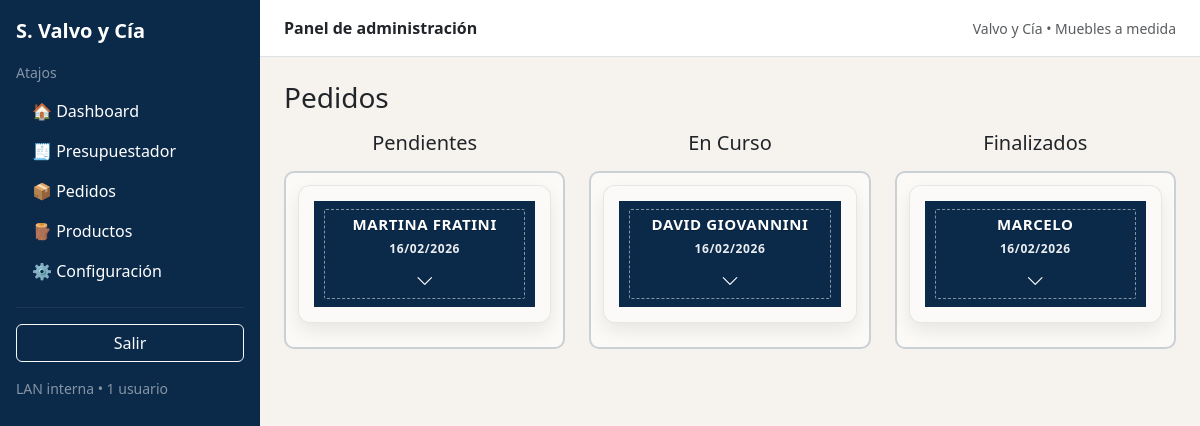
Page /pedidos (signed in) on the earlier database version.
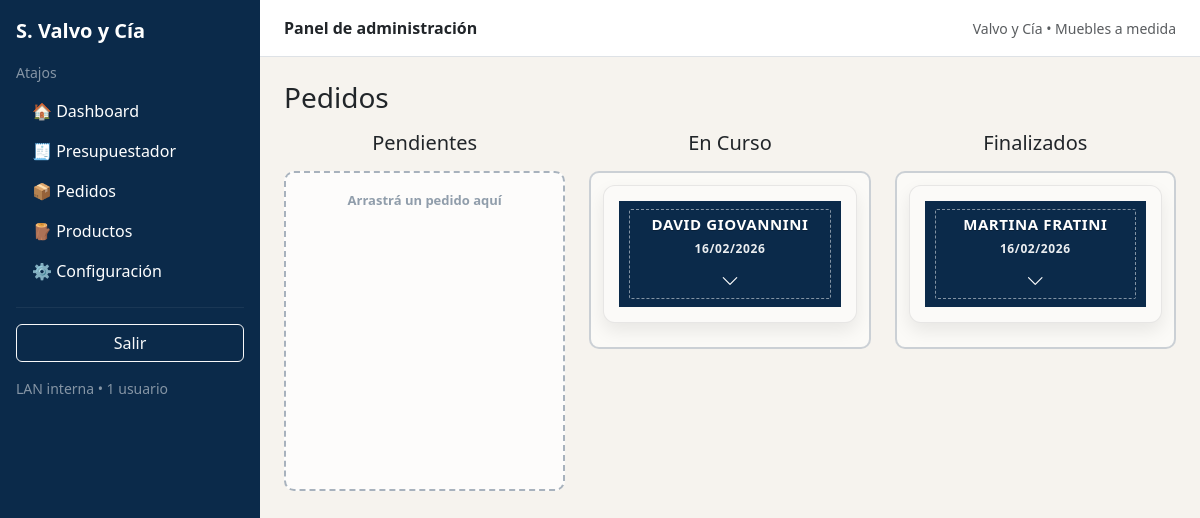
Same page on the later database version.
### app/models.py (models this page shows)
class Pedido(db.Model):
    id = db.Column(db.Integer, primary_key=True)
    cliente = db.Column(db.String(150), nullable=False)
    telefono = db.Column(db.String(50))
    direccion = db.Column(db.String(200))
    observaciones = db.Column(db.Text)
    total = db.Column(db.Float, nullable=False)
    estado = db.Column(db.String(20), default="PENDIENTE")
    created_at = db.Column(db.DateTime, default=datetime.utcnow)
    pendiente_at = db.Column(db.DateTime, nullable=False, default=datetime.utcnow)
    en_curso_at = db.Column(db.DateTime, nullable=True)
    finalizado_at = db.Column(db.DateTime, nullable=True)
    email = db.Column(db.String(120))
    forma_pago = db.Column(db.String(50))
    tiene_sena = db.Column(db.Boolean, default=False)
    monto_sena = db.Column(db.Float)
    activo = db.Column(db.Boolean, nullable=False, default=True)
    items = db.relationship(
        "PedidoItem",
        back_populates="pedido",
        cascade="all, delete-orphan"
    )

### app/routes.py (the view)
    @app.get("/pedidos")
    @login_required
    def pedidos():
        return render_template(
            "pedidos.html",
            pedidos_pendientes=pedidos_por_estado("PENDIENTE"),
            pedidos_en_curso=pedidos_por_estado("EN_CURSO"),
            pedidos_finalizados=pedidos_por_estado("FINALIZADO"),
        )

### app/models.py (called while the page is built)
@login_manager.user_loader
def load_user(user_id):
    return User.query.get(int(user_id))

### app/templates/pedidos.html (shortened to what this page needs)
{% extends "base.html" %}
{% block content %}
<h3 class="mb-3">Pedidos</h3>
<div class="pedidos-board">
  <div class="row g-4">
    <div class="col-md-4">
      <h5 class="text-center mb-3">Pendientes</h5>
      <div class="kanban-column" id="PENDIENTE">
        {% for p in pedidos_pendientes %}
          {% set fecha_estado = '-' %}
          {% if p.estado == 'PENDIENTE' and p.pendiente_at %}
            {% set fecha_estado = p.pendiente_at.strftime('%d/%m/%Y') %}
          {% elif p.estado == 'EN_CURSO' and p.en_curso_at %}
            {% set fecha_estado = p.en_curso_at.strftime('%d/%m/%Y') %}
          {% elif p.estado == 'FINALIZADO' and p.finalizado_at %}
            {% set fecha_estado = p.finalizado_at.strftime('%d/%m/%Y') %}
          {% endif %}
          {% set deb = (p.total or 0) - (p.monto_sena or 0) %}
          {% set deb_clase = 'text-danger' if deb > 0 else 'text-success' %}
          <div class="pedido-card pedido-nueva" data-id="{{ p.id }}">
            <div class="pedido-header">
              <div class="pedido-title">{{ (p.cliente or '-')|upper }}</div>
              <div class="pedido-fecha">{{ fecha_estado }}</div>
              <button type="button" class="pedido-toggle" aria-label="Desplegar/ocultar">
                <i class="bi bi-chevron-down"></i>
              </button>
            </div>
          </div>
        {% endfor %}
      </div>
    </div>
    <div class="col-md-4">
      <h5 class="text-center mb-3">En Curso</h5>
      <div class="kanban-column" id="EN_CURSO">
        {% for p in pedidos_en_curso %}
          {% set fecha_estado = '-' %}
          {% if p.estado == 'PENDIENTE' and p.pendiente_at %}
            {% set fecha_estado = p.pendiente_at.strftime('%d/%m/%Y') %}
          {% elif p.estado == 'EN_CURSO' and p.en_curso_at %}
            {% set fecha_estado = p.en_curso_at.strftime('%d/%m/%Y') %}
          {% elif p.estado == 'FINALIZADO' and p.finalizado_at %}
            {% set fecha_estado = p.finalizado_at.strftime('%d/%m/%Y') %}
          {% endif %}
          {% set deb = (p.total or 0) - (p.monto_sena or 0) %}
          {% set deb_clase = 'text-danger' if deb > 0 else 'text-success' %}
          <div class="pedido-card pedido-nueva" data-id="{{ p.id }}">
            <div class="pedido-header">
              <div class="pedido-title">{{ (p.cliente or '-')|upper }}</div>
              <div class="pedido-fecha">{{ fecha_estado }}</div>
              <button type="button" class="pedido-toggle" aria-label="Desplegar/ocultar">
                <i class="bi bi-chevron-down"></i>
              </button>
            </div>
          </div>
        {% endfor %}
      </div>
    </div>
    <div class="col-md-4">
      <h5 class="text-center mb-3">Finalizados</h5>
      <div class="kanban-column" id="FINALIZADO">
        {% for p in pedidos_finalizados %}
          {% set fecha_estado = '-' %}
          {% if p.estado == 'PENDIENTE' and p.pendiente_at %}
            {% set fecha_estado = p.pendiente_at.strftime('%d/%m/%Y') %}
          {% elif p.estado == 'EN_CURSO' and p.en_curso_at %}
            {% set fecha_estado = p.en_curso_at.strftime('%d/%m/%Y') %}
          {% elif p.estado == 'FINALIZADO' and p.finalizado_at %}
            {% set fecha_estado = p.finalizado_at.strftime('%d/%m/%Y') %}
          {% endif %}
          {% set deb = (p.total or 0) - (p.monto_sena or 0) %}
          {% set deb_clase = 'text-danger' if deb > 0 else 'text-success' %}
          <div class="pedido-card pedido-nueva" data-id="{{ p.id }}">
            <div class="pedido-header">
              <div class="pedido-title">{{ (p.cliente or '-')|upper }}</div>
              <div class="pedido-fecha">{{ fecha_estado }}</div>
              <button type="button" class="pedido-toggle" aria-label="Desplegar/ocultar">
                <i class="bi bi-chevron-down"></i>
              </button>
            </div>
          </div>
        {% endfor %}
      </div>
    </div>
  </div>
</div>
{% endblock %}

Differences in the rows shown:
no longer on this page (row edited): Pedido: cliente "MARCELO", fecha_estado "16/02/2026", shown under "Finalizados"
changed Pedido "MARTINA FRATINI": moves from the list under "Pendientes" to the list under "Finalizados"
